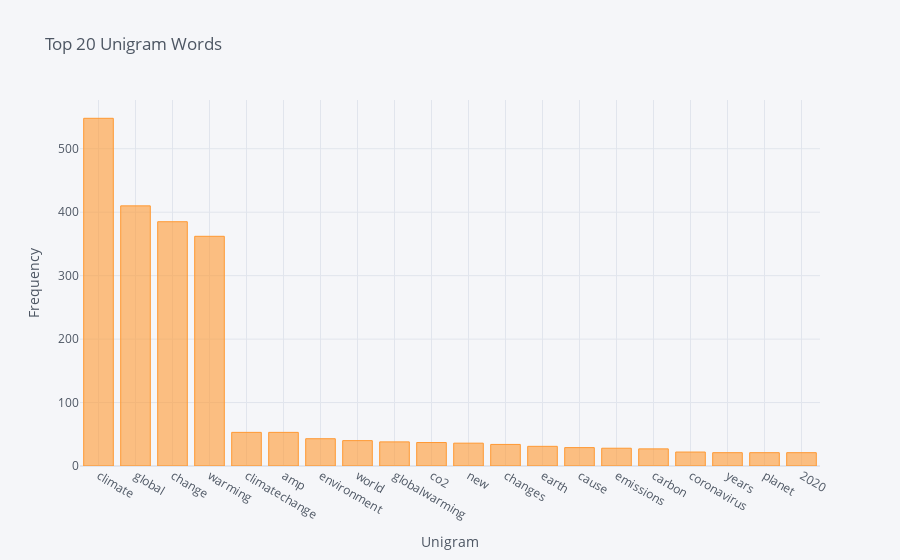

Notebook code for this chart:
### Code cell
words = get_top_n_words(df['text'], 20)
dfUni = pd.DataFrame(words, columns = ['Unigram','Frequency'])
dfUni = dfUni.set_index('Unigram')
dfUni.iplot(kind = 'bar', xTitle='Unigram', yTitle='Frequency', title = 'Top 20 Unigram Words')

### Figure 1 — Plotly figure (JSON) as saved in the notebook; plotly's stock layout.template omitted (floating-point values rounded to 4 significant figures)
{"data": [{"marker": {"color": "rgba(255, 153, 51, 0.6)", "line": {"color": "rgba(255, 153, 51, 1.0)", "width": 1}}, "name": "Frequency", "orientation": "v", "text": "", "type": "bar", "x": ["climate", "global", "change", "warming", "climatechange", "amp", "environment", "world", "globalwarming", "co2", "new", "changes", "earth", "cause", "emissions", "carbon", "coronavirus", "years", "planet", "2020"], "y": [548, 410, 385, 362, 53, 53, 43, 40, 38, 37, 36, 34, 31, 29, 28, 27, 22, 21, 21, 21]}], "layout": {"legend": {"bgcolor": "#F5F6F9", "font": {"color": "#4D5663"}}, "paper_bgcolor": "#F5F6F9", "plot_bgcolor": "#F5F6F9", "title": {"font": {"color": "#4D5663"}, "text": "Top 20 Unigram Words"}, "xaxis": {"gridcolor": "#E1E5ED", "showgrid": true, "tickfont": {"color": "#4D5663"}, "title": {"font": {"color": "#4D5663"}, "text": "Unigram"}, "zerolinecolor": "#E1E5ED"}, "yaxis": {"gridcolor": "#E1E5ED", "showgrid": true, "tickfont": {"color": "#4D5663"}, "title": {"font": {"color": "#4D5663"}, "text": "Frequency"}, "zerolinecolor": "#E1E5ED"}}}
